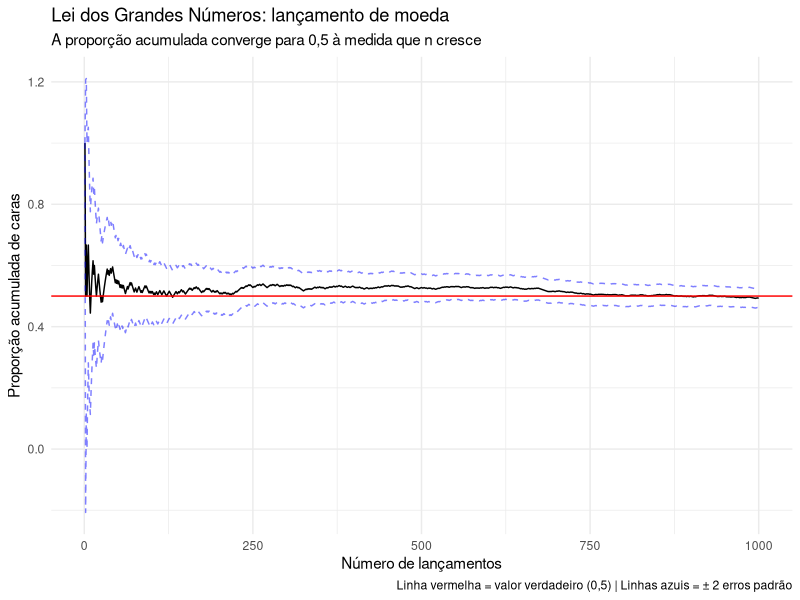

The R script that drew this image:
# ── Demonstração da Lei dos Grandes Números (LGN) ────────────────────────────
# Experimento: lançamento de uma moeda honesta M vezes.
# Objetivo: mostrar que a proporção acumulada de caras converge para 0,5
# à medida que o número de lançamentos cresce — isso é a LGN em ação.

# Setup -------------------------------------------------------------------
rm(list = ls())          # limpa o ambiente para garantir reprodutibilidade
library(dplyr)
library(ggplot2)

# Parâmetros do experimento -----------------------------------------------
M <- 1000                # número total de lançamentos da moeda

# Simulação ---------------------------------------------------------------
# Cria um tibble com M lançamentos simulados.
# sample() com replace = TRUE simula lançamentos independentes (com reposição),
# o que é a condição correta para modelar uma moeda honesta.
df <- tibble(
  id    = seq_len(M),                                        # índice do lançamento (1 a M)
  Moeda = sample(c("H", "T"), size = M, replace = TRUE)     # resultado: "H" (cara) ou "T" (coroa)
)

# Cálculo das estatísticas acumuladas -------------------------------------
df <- df %>%
  mutate(
    # Converte o resultado em variável binária: 1 = cara, 0 = coroa
    Cara = if_else(Moeda == "H", true = 1, false = 0),
    
    # Soma acumulada de caras até o lançamento i
    # cumsum() retorna um vetor em que o elemento i é a soma de Cara[1] até Cara[i]
    Total_Cara = cumsum(Cara),
    
    # Proporção acumulada de caras: estimativa da probabilidade P(Cara) até o lançamento i
    # Pela LGN, Prob converge para 0,5 (o valor verdadeiro) quando id → ∞
    Prob = Total_Cara / id,
    
    # Banda de incerteza: ±2 erros padrão da proporção estimada
    # O erro padrão de uma proporção p com n observações é sqrt(p*(1-p)/n)
    # Multiplicamos por 2 para obter um intervalo aproximado de 95% de confiança
    # Nota: este intervalo usa a aproximação Normal, válida para n suficientemente grande
    se = 2 * sqrt(Prob * (1 - Prob) / id)
  )

# Visualização ------------------------------------------------------------
# O gráfico mostra como a proporção acumulada (linha preta) oscila bastante
# no início e vai se estabilizando em torno de 0,5 (linha vermelha)
# à medida que o número de lançamentos cresce — ilustração direta da LGN.
# As linhas azuis tracejadas mostram a banda de ±2 EP, que também se estreita
# com n crescente, refletindo a redução da incerteza amostral.
df %>%
  ggplot() +
  
  # Proporção acumulada de caras ao longo dos lançamentos
  geom_line(aes(x = id, y = Prob)) +
  
  # Limite superior da banda de confiança (Prob + 2*EP)
  geom_line(aes(x = id, y = Prob + se),
            linetype = "dashed", colour = "blue", alpha = 0.5) +
  
  # Limite inferior da banda de confiança (Prob - 2*EP)
  geom_line(aes(x = id, y = Prob - se),
            linetype = "dashed", colour = "blue", alpha = 0.5) +
  
  # Linha de referência: valor verdadeiro P(Cara) = 0,5 para uma moeda honesta
  geom_hline(yintercept = 0.5, colour = "red") +
  
  # Rótulos para facilitar a leitura do gráfico
  labs(
    title    = "Lei dos Grandes Números: lançamento de moeda",
    subtitle = "A proporção acumulada converge para 0,5 à medida que n cresce",
    x        = "Número de lançamentos",
    y        = "Proporção acumulada de caras",
    caption  = "Linha vermelha = valor verdadeiro (0,5) | Linhas azuis = ± 2 erros padrão"
  ) +
  theme_minimal()
